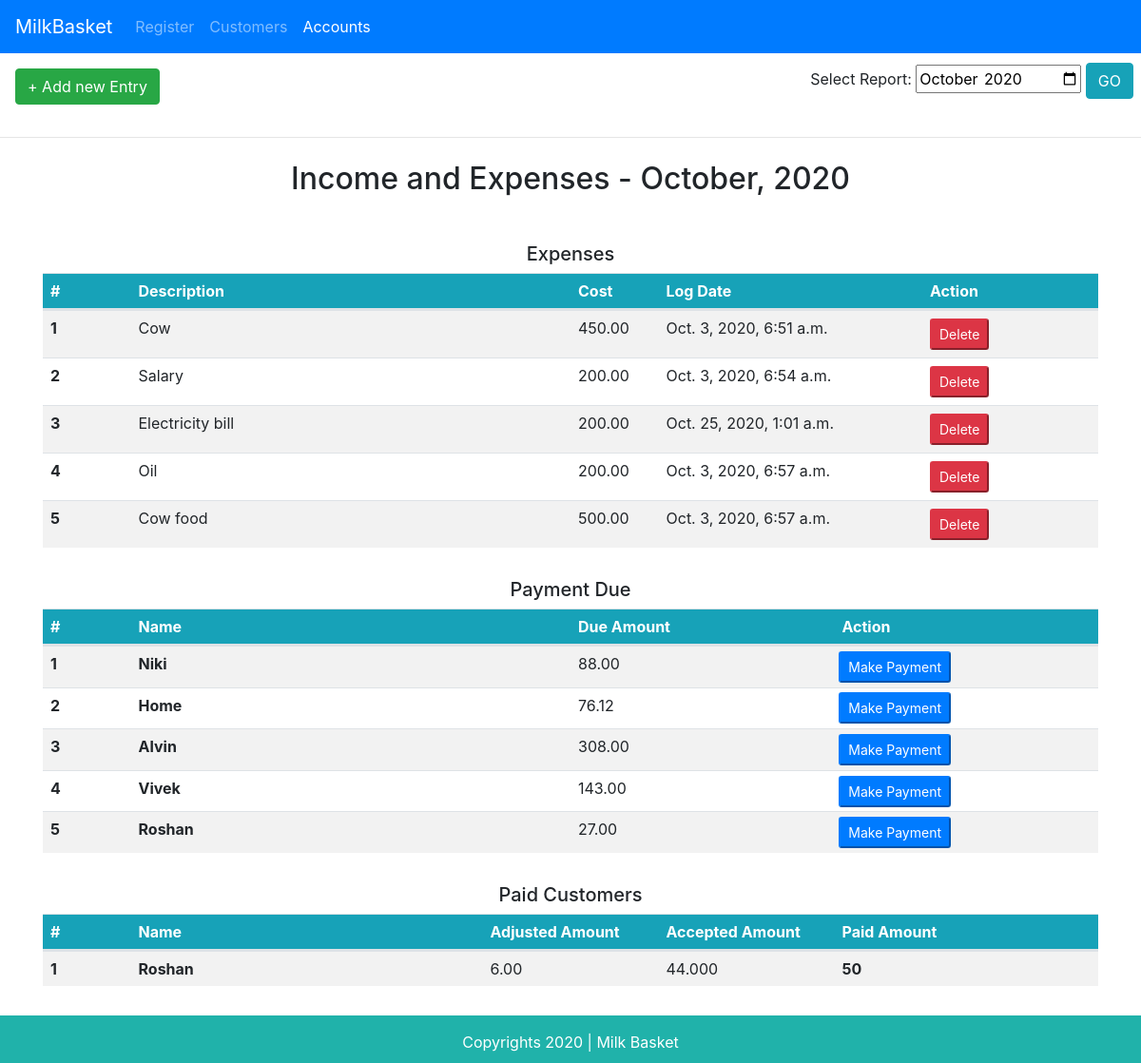
The page /register/account on the database its author committed.
### register/models.py (models this page shows)
class Expense(models.Model):
    cost = models.DecimalField(max_digits=10, decimal_places=2)
    description = models.CharField(max_length=1000, null=False, default='Description')
    log_date = models.DateTimeField(null=False, default=datetime.now)

class Customer(models.Model):
    name = models.CharField(max_length=50, unique=True)
    contact = models.CharField(max_length=10, null=True, default=None)
    email = models.CharField(max_length=50, null=True, default=None)
    morning = models.BooleanField(default=True)
    evening = models.BooleanField(default=True)
    quantity = models.FloatField(null=False, blank=False, default=None)
    status = models.BooleanField(default=True)
    member_since = models.DateTimeField(auto_now_add=True, null=True)

class Balance(models.Model):
    customer = models.OneToOneField(
        Customer,
        on_delete=models.CASCADE,
        primary_key=True,
    )
    balance_amount = models.DecimalField(max_digits=10, decimal_places=2, default=0)

### register/views.py (the view)
# urls.py: path('account', views.account, name='view_account'),
def account(request, year=None, month=None):
    template = 'register/account.html'
    custom_month = None
    if year and month:
        date_time_str = f'01/{month}/{year} 01:01:01'
        custom_month = datetime.strptime(date_time_str, '%d/%m/%Y %H:%M:%S')
    register_date = custom_month if custom_month else date.today()
    total_expense = 0
    expenses = Expense.objects.filter(log_date__month=register_date.month)
    for exp in expenses:
        total_expense += exp.cost
    month_year = register_date.strftime("%B, %Y")
    total_payment = 0
    due_customer = Register.objects.filter(schedule__endswith='yes', paid=0).values('customer_id', 'customer__name').distinct()
    for customer in due_customer:
        payment_due = Register.objects.filter(customer_id=customer['customer_id'], schedule__endswith='yes', paid=0)
        payment_due_amount = 0
        for due in payment_due:
            payment_due_amount += (due.current_price / 1000 * decimal.Decimal(float(due.quantity)))
        balance_amount = Balance.objects.filter(customer_id=customer['customer_id']).first()
        customer['adjusted_amount'] = getattr(balance_amount,
                                              'balance_amount') if balance_amount else 0
        customer['payment_due'] = round(payment_due_amount, 2) - abs(customer['adjusted_amount'])
        total_payment += payment_due_amount
    total_payment_received = 0
    paid_customer = Register.objects.filter( schedule__endswith='yes', paid=1).values('customer_id', 'customer__name').distinct()
    for customer in paid_customer:
        payment_done = Register.objects.filter(customer_id=customer['customer_id'], schedule__endswith='yes', paid=1)
        payment_due_amount = 0
        for due in payment_done:
            payment_due_amount += (due.current_price / 1000 * decimal.Decimal(float(due.quantity)))
        balance_amount = Balance.objects.filter(customer_id=customer['customer_id']).first()
        customer['adjusted_amount'] = getattr(balance_amount,
                                              'balance_amount') if balance_amount else 0
        customer['payment_done'] = payment_due_amount
        paid_amount = Payment.objects.filter(customer_id=customer['customer_id'], log_date__month=register_date.month).aggregate(Sum('amount'))
        customer['total_paid'] = paid_amount['amount__sum']
        total_payment_received += payment_due_amount
    context = {
        'page_title': 'Milk Basket - Accounts',
        'month_year': month_year,
        'menu_account': True,
        'expenses': expenses,
        'total_payment': total_payment,
        'total_expense': total_expense,
        'due_customer': due_customer,
        'paid_customer': paid_customer,
    }
    return render(request, template, context)

### register/templates/register/account.html (shortened to what this page needs)
{% include "register/header.html" %}
{% block content %}
  <div class="d-flex bd-highlight">
  <div class="col-6 mr-auto p-2 bd-highlight">
    <button type="button" class="btn mt-2 ml-2 btn-success" data-toggle="modal"
            data-target="#exampleModal1"
            data-whatever="@fat">+ Add new Entry
    </button>
  </div>
  <div class="justify-content-end inline p-2 bd-highlight">
    <form name="view_selectrecord" action="{% url 'view_selectrecord' %}"
          method="post">{% csrf_token %}
      <label for="myDate" class="col-form-label">Select Report:</label>
      <input class="inline" type="month" name="register_month" id="mydate"
             value="{% now 'Y-m' %}">
      <button type="submit" class="btn btn-info">GO</button>
    </form>
  </div>
</div>
  <hr>
<div class="container mb-5">
  <div class="row justify-content-center">
    <div class="col-12">
      <h2 class="pt-2 text-center">Income and Expenses - {{ month_year }}</h2>
    </div>
    {% if expenses or due_customer or paid_customer %}
    {% if expenses %}
    <div class="mt-4 col-12">
      <caption><h5 class="pt-2 mt-2 text-center">Expenses</h5></caption>
      <table class="table table-sm table-striped">
        <thead>
        <tr class="d-flex bg-info text-white">
          <th class="p-2 col-1" scope="col">#</th>
          <th class="p-2 col-5" scope="col">Description</th>
          <th class="p-2 col-1" scope="col">Cost</th>
          <th class="p-2 col-3" scope="col">Log Date</th>
          <th class="p-2 col-2" scope="col">Action</th>
        </tr>
        </thead>
        <tbody>
        {% for entry in expenses %}
        <tr class="d-flex">
          <th class="p-2 col-1" scope="row">{{ forloop.counter }}</th>
          <td class="p-2 col-5">{{ entry.description }}</td>
          <td class="p-2 col-1">{{ entry.cost }}</td>
          <td class="p-2 col-3">{{ entry.log_date }}</td>
          <td class="p-2 col-2">
            <button type="button" class="btn-sm btn-danger"
                    data-toggle="modal"
                    data-target="#exampleModal"
                    data-id="{{ entry.id }}"
                    data-desc="{{ entry.description }}"
                    data-cost="{{ entry.cost }}"
                    data-log_date="{{ entry.log_date }}"
            >Delete
            </button>
          </td>
        </tr>
        {% endfor %}
        </tbody>
      </table>
      {% endif %}
    </div>
    <div class="col-12">
      {% if due_customer %}
      <h5 class="pt-2 mt-2 text-center">Payment Due</h5>
      <table class="table table-sm table-striped">
        <thead>
        <tr class="d-flex bg-info text-white">
          <th class="p-2 col-1" scope="col">#</th>
          <th class="p-2 col-5" scope="col">Name</th>
          <th class="p-2 col-3" scope="col">Due Amount</th>
          <th class="p-2 col-3" scope="col">Action</th>
        </tr>
        </thead>
        <tbody>
        {% for entry in due_customer %}
        <tr class="d-flex">
          <th class="p-2 col-1" scope="row">{{ forloop.counter }}</th>
          <th class="p-2 col-5" scope="row">{{ entry.customer__name }}</th>
          <td class="p-2 col-3">{{ entry.payment_due }}</td>
          <td class="col-3">
            <button type="button" class="btn-sm btn-primary"
                    data-toggle="modal"
                    data-target="#exampleModal2"
                    data-cid="{{ entry.customer_id }}"
                    data-cname="{{ entry.customer__name }}"
                    data-dueamount="{{ entry.payment_due }}"
            >Make Payment</button>
          </td>
        </tr>
        {% endfor %}
        </tbody>
      </table>
    {% endif %}
    </div>
    <div class="col-12">
      {% if paid_customer %}
      <h5 class="pt-2 mt-2 text-center">Paid Customers</h5>
      <table class="table table-sm table-striped">
        <thead>
        <tr class="d-flex bg-info text-white">
          <th class="p-2 col-1" scope="col">#</th>
          <th class="p-2 col-4" scope="col">Name</th>
          <th class="p-2 col-2" scope="col">Adjusted Amount</th>
          <th class="p-2 col-2" scope="col">Accepted Amount</th>
          <th class="p-2 col-3" scope="col">Paid Amount</th>
        </tr>
        </thead>
        <tbody>
        {% for entry in paid_customer %}
        <tr class="d-flex">
          <th class="p-2 col-1" scope="row">{{ forloop.counter }}</th>
          <th class="p-2 col-4" scope="row">{{ entry.customer__name }}</th>
          <td class="p-2 col-2">{{ entry.adjusted_amount }}</td>
          <td class="p-2 col-2">{{ entry.payment_done }}</td>
          <td class="p-2 col-3"><b>{{ entry.total_paid }}</b></td>
        </tr>
        {% endfor %}
        </tbody>
      </table>
    {% endif %}
    </div>
    {% else %}
    <h3 class="pt-5 mt-4 text-center">Nothing to display at the moment</h3>
    {% endif %}
</div>
  </div>
{% endblock %}
{% include "register/footer.html" %}

### register/templates/register/header.html (shortened to what this page needs)
<html>
<head>
  {% load static %}
  <link rel="stylesheet" href="{% static "/css/bootstrap.css" %}"/>
</head>
<body>
<nav class="navbar navbar-expand-lg navbar-dark bg-primary">
  <a class="navbar-brand" href="#">MilkBasket</a>
  <div class="collapse navbar-collapse" id="navbarNavAltMarkup">
    <div class="navbar-nav">
      <a class="nav-item nav-link {% if menu_register %} active {% endif %}" href="/register/">Register </a>
      <a class="nav-item nav-link {% if menu_customer %} active {% endif %}" href="/register/customers">Customers</a>
      <a class="nav-item nav-link {% if menu_account %} active {% endif %}" href="/register/account">Accounts</a>
    </div>
  </div>
</nav>

### register/templates/register/footer.html
<div class="text-center footer text-white" style="margin-bottom:0">
  <p class="p-3">Copyrights 2020 | Milk Basket</p>
</div>
</body>
</html>

### register/templates/register/header.html (style rules this page uses)
.footer { position: fixed; left: 0; bottom: 0; width: 100%; height: 50px; background-color: lightseagreen; color: black; text-align: center; }

### rows shown on the page
Expense: description "Cow", cost "450.00", log_date "Oct. 3, 2020, 6:51 a.m."
Expense: description "Salary", cost "200.00", log_date "Oct. 3, 2020, 6:54 a.m."
Expense: description "Electricity bill", cost "200.00", log_date "Oct. 25, 2020, 1:01 a.m."
Expense: description "Oil", cost "200.00", log_date "Oct. 3, 2020, 6:57 a.m."
Expense: description "Cow food", cost "500.00", log_date "Oct. 3, 2020, 6:57 a.m."
Customer: customer__name "Niki", payment_due "88.00"
Customer: customer__name "Home", payment_due "76.12"
Customer: customer__name "Alvin", payment_due "308.00"
Customer: customer__name "Vivek", payment_due "143.00"
Customer: customer__name "Roshan", payment_due "27.00", adjusted_amount "6.00", payment_done "44.000", total_paid "50"
